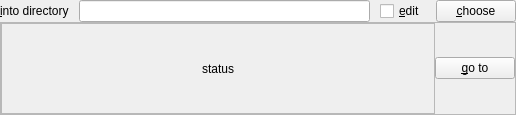
<?xml version="1.0" encoding="UTF-8"?>
<ui version="4.0">
 <class>MFileChooser</class>
 <widget class="QWidget" name="MFileChooser">
  <property name="geometry">
   <rect>
    <x>0</x>
    <y>0</y>
    <width>516</width>
    <height>115</height>
   </rect>
  </property>
  <property name="windowTitle">
   <string notr="true"/>
  </property>
  <layout class="QVBoxLayout" name="verticalLayout">
   <item>
    <layout class="QHBoxLayout" name="horizontalLayout_3">
     <property name="spacing">
      <number>10</number>
     </property>
     <item>
      <widget class="QLabel" name="lblDirTitle">
       <property name="text">
        <string>&amp;into directory</string>
       </property>
       <property name="margin">
        <number>0</number>
       </property>
       <property name="textInteractionFlags">
        <set>Qt::NoTextInteraction</set>
       </property>
       <property name="buddy">
        <cstring>txtDir</cstring>
       </property>
      </widget>
     </item>
     <item>
      <widget class="QLineEdit" name="txtDir">
       <property name="enabled">
        <bool>true</bool>
       </property>
       <property name="minimumSize">
        <size>
         <width>0</width>
         <height>0</height>
        </size>
       </property>
       <property name="maximumSize">
        <size>
         <width>16777215</width>
         <height>16777215</height>
        </size>
       </property>
       <property name="text">
        <string notr="true"/>
       </property>
       <property name="readOnly">
        <bool>true</bool>
       </property>
      </widget>
     </item>
     <item>
      <widget class="QCheckBox" name="cbEdit">
       <property name="toolTip">
        <string>edit manually</string>
       </property>
       <property name="text">
        <string>&amp;edit</string>
       </property>
      </widget>
     </item>
     <item>
      <widget class="QPushButton" name="btChooseDir">
       <property name="text">
        <string>&amp;choose</string>
       </property>
      </widget>
     </item>
    </layout>
   </item>
   <item>
    <widget class="QFrame" name="frmInfo">
     <property name="frameShape">
      <enum>QFrame::StyledPanel</enum>
     </property>
     <property name="frameShadow">
      <enum>QFrame::Raised</enum>
     </property>
     <layout class="QHBoxLayout" name="horizontalLayout">
      <item>
       <widget class="QLabel" name="lblWarn">
        <property name="sizePolicy">
         <sizepolicy hsizetype="Expanding" vsizetype="Preferred">
          <horstretch>0</horstretch>
          <verstretch>0</verstretch>
         </sizepolicy>
        </property>
        <property name="frameShape">
         <enum>QFrame::StyledPanel</enum>
        </property>
        <property name="text">
         <string>status</string>
        </property>
        <property name="alignment">
         <set>Qt::AlignCenter</set>
        </property>
        <property name="margin">
         <number>3</number>
        </property>
       </widget>
      </item>
      <item>
       <widget class="QPushButton" name="btView">
        <property name="text">
         <string>&amp;go to</string>
        </property>
        <property name="icon">
         <iconset resource="resfile.qrc">
          <normaloff>:/new/icons/icons/go.png</normaloff>:/new/icons/icons/go.png</iconset>
        </property>
       </widget>
      </item>
     </layout>
    </widget>
   </item>
  </layout>
 </widget>
 <layoutdefault spacing="0" margin="0"/>
 <resources>
  <include location="resfile.qrc"/>
 </resources>
 <connections/>
</ui>
